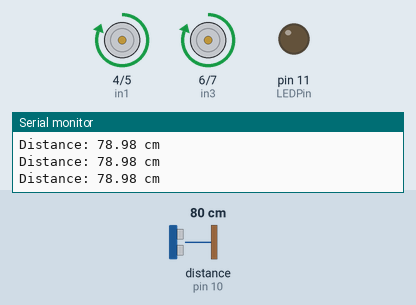
This sketch was run on a simulated Arduino Uno, built with avr-gcc and run on an emulated ATmega328P. Parts: motor-driver pin pairs drawn as motors (green arrow = first pin HIGH = forward, orange = second pin HIGH = backward, longer = more drive), output pins drawn as LEDs (lit = HIGH), the last lines printed to the serial monitor. Wiring (inferred from the names in the program): ultrasonic range finder: trigger pin 9; echo pin 10. Inputs (shaded band) come from the test bench; at power-on: distance to the obstacle (sensor on pin 10) 80 cm. The echo pulse lasts 58.3 µs per cm; pins used as bus, display or sensor lines are not drawn.

Above: at 1.2 s.
1.3 s: distance to the obstacle (sensor on pin 10) set to 199 cm
4.3 s: distance to the obstacle (sensor on pin 10) set to 206 cm
At 4.9 s:
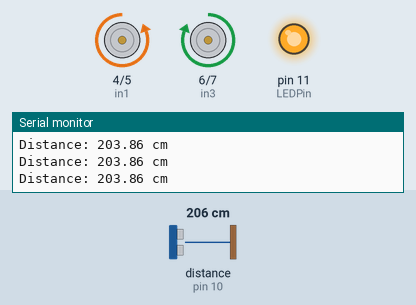
5.8 s: distance to the obstacle (sensor on pin 10) set to 2 cm
At 6.9 s:
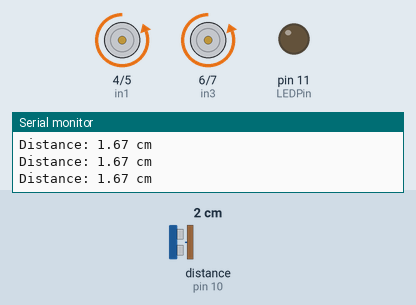
7.3 s: distance to the obstacle (sensor on pin 10) set to 9 cm
10.3 s: distance to the obstacle (sensor on pin 10) set to 12 cm
At 10.7 s:
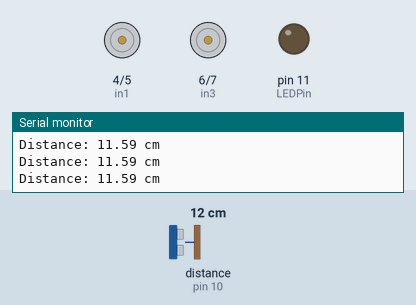
11.8 s: distance to the obstacle (sensor on pin 10) set to 19 cm
13.3 s: distance to the obstacle (sensor on pin 10) set to 22 cm
At 14.0 s:
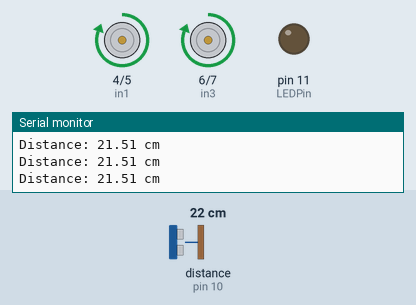
Timing chart, 0 to 16.3 s (numbered marks = the images above; inputs shaded):
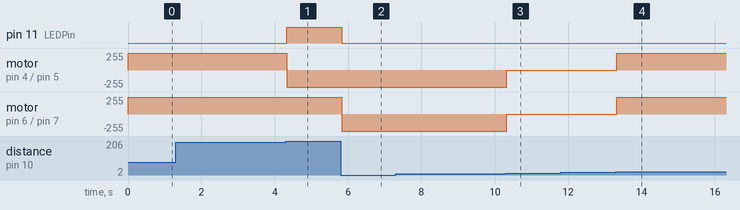

The sketch:

3000L_Version_5.ino
```cpp
// ---------------------------------------------------------------- //
// Arduino Origami Bot
// Created by Benjamin Mannino
// Using Arduino IDE 1.8.19
// Tested Oct. 21 2025
// ---------------------------------------------------------------- //
const int trigPin = 9;   // TRIG pin of HC-SR04
const int echoPin = 10;  // ECHO pin of HC-SR04
const int LEDPin = 11;   // LED pin
const int in1 = 4;
const int in2 = 5;
const int in3 = 6;
const int in4 = 7;

void setup() {
  pinMode(trigPin, OUTPUT);   // TRIG is an output
  pinMode(echoPin, INPUT);    // ECHO is an input
  pinMode(in1, OUTPUT);       // in1 is an output
  pinMode(in2, OUTPUT);       // in2 is an output
  pinMode(in3, OUTPUT);       // in3 is an output
  pinMode(in4, OUTPUT);       // in4 is an output
  pinMode(LEDPin, OUTPUT);    // LEDPin is an output
  Serial.begin(9600);         // Start Serial Monitor
}

void loop() {
  // Pulse Section
  digitalWrite(trigPin, LOW);
  delayMicroseconds(2);           // Clear TRIG
  digitalWrite(trigPin, HIGH);
  delayMicroseconds(10);          // Send pulse
  digitalWrite(trigPin, LOW);

  // Measurement Section
  long duration = pulseIn(echoPin, HIGH);  // microseconds
  float distance = (duration * 0.034) / 2; // convert to cm

  // Print Section
  Serial.print("Distance: ");
  Serial.print(distance);
  Serial.println(" cm");

  // Decision Section
  if (distance < 0 || distance > 200) {
    digitalWrite(in1, LOW);       // Turn left wheel backwards
    digitalWrite(in2, HIGH);
    digitalWrite(in3, HIGH);      // Turn right wheel forwards
    digitalWrite(in4, LOW);
    digitalWrite(LEDPin, HIGH);   // Enable LED
  }
  else if (distance < 10) {
    digitalWrite(in1, LOW);       // Turn left wheel backwards
    digitalWrite(in2, HIGH);
    digitalWrite(in3, LOW);       // Turn right wheel backwards
    digitalWrite(in4, HIGH);
    digitalWrite(LEDPin, LOW);    // Disable LED
  }
  else if (distance < 20) {
    digitalWrite(in1, LOW);       // No left wheel movement
    digitalWrite(in2, LOW);
    digitalWrite(in3, LOW);       // No right wheel movement
    digitalWrite(in4, LOW);
    digitalWrite(LEDPin, LOW);    // Disable LED
  }
  else {
    digitalWrite(in1, HIGH);      // Turn left wheel forwards
    digitalWrite(in2, LOW);
    digitalWrite(in3, HIGH);      // Turn right wheel forwards
    digitalWrite(in4, LOW);
    digitalWrite(LEDPin, LOW);    // Disable LED
  }

  delay(10); // wait 0.01s
}
```

Measured:
- the behaviour switches between 202 and 203 cm on distance to the obstacle (sensor on pin 10) (found by bisection; images 0 and 1)
- the behaviour switches between 10 and 11 cm on distance to the obstacle (sensor on pin 10) (found by bisection; images 2 and 3)
- the behaviour switches between 20 and 21 cm on distance to the obstacle (sensor on pin 10) (found by bisection; images 3 and 4)
- after the input at 4.3 s, pin 11 (LEDPin): LOW → HIGH at once; motor on pin 4 (in1) / pin 5 (in2): forward 255/255 → backward 255/255 at once
- after the input at 5.8 s, pin 11 (LEDPin): HIGH → LOW at once; motor on pin 6 (in3) / pin 7 (in4): forward 255/255 → backward 255/255 at once
- after the input at 10.3 s, motor on pin 4 (in1) / pin 5 (in2), motor on pin 6 (in3) / pin 7 (in4): backward 255/255 → stopped at once
- after the input at 13.3 s, motor on pin 4 (in1) / pin 5 (in2), motor on pin 6 (in3) / pin 7 (in4): stopped → forward 255/255 at once
